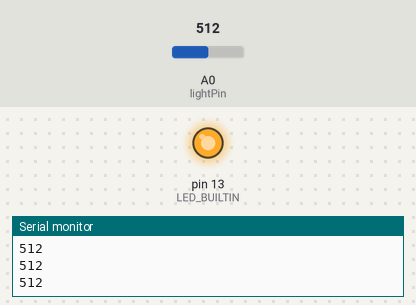
Recording of a sketch running on a simulated Arduino Uno, built with avr-gcc and run on an emulated ATmega328P. Shown: output pins drawn as LEDs (lit = HIGH), the last lines printed to the serial monitor. The inputs (shaded band) are chosen by the test bench; at power-on: A0 (lightPin) = 512.

Above: at 1.2 s.
1.3 s: A0 (lightPin) set to 494
At 1.8 s:
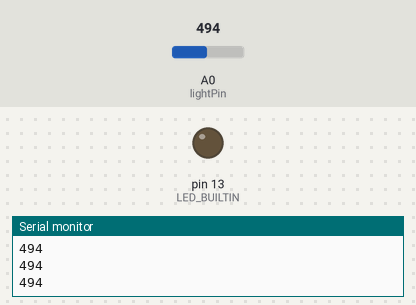
2.8 s: A0 (lightPin) set to 510
At 4.0 s:
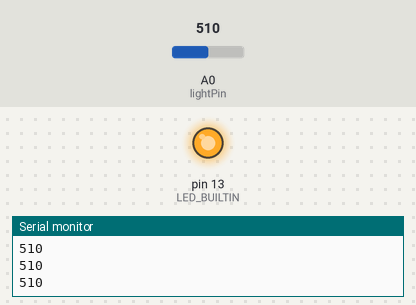
4.3 s: A0 (lightPin) set to 490
At 5.6 s:
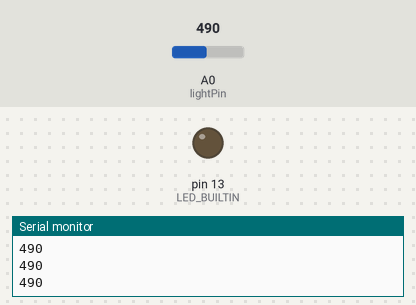
Timing chart, 0 to 7.3 s (numbered marks = the images above; inputs shaded):
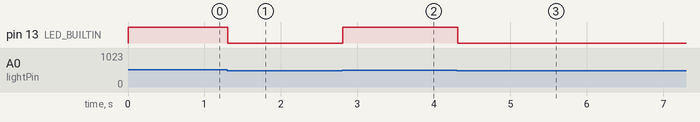

The sketch:

IoT_Sem1_Lek4_Lab9.ino
```cpp
// lab09.ino
int lightPin = A0;
void setup() {
 pinMode(lightPin, INPUT);
 pinMode(LED_BUILTIN, OUTPUT);
 // open the serial port at 9600 bps:
 Serial.begin(9600);
}
void loop()
{
 int ldrValue = analogRead(A0);
 Serial.println(ldrValue);

 if (ldrValue > 500) {
 digitalWrite(LED_BUILTIN, HIGH);
 }
  else {
  digitalWrite(LED_BUILTIN, LOW);
 }
 delay (100);
}
```

Measured:
- the behaviour switches between 501 and 500 on A0 (lightPin) (found by bisection; images 0 and 1)
- after the input at 1.3 s, pin 13 (LED_BUILTIN): HIGH → LOW at once
- after the input at 2.8 s, pin 13 (LED_BUILTIN): LOW → HIGH at once
- after the input at 4.3 s, pin 13 (LED_BUILTIN): HIGH → LOW at once
